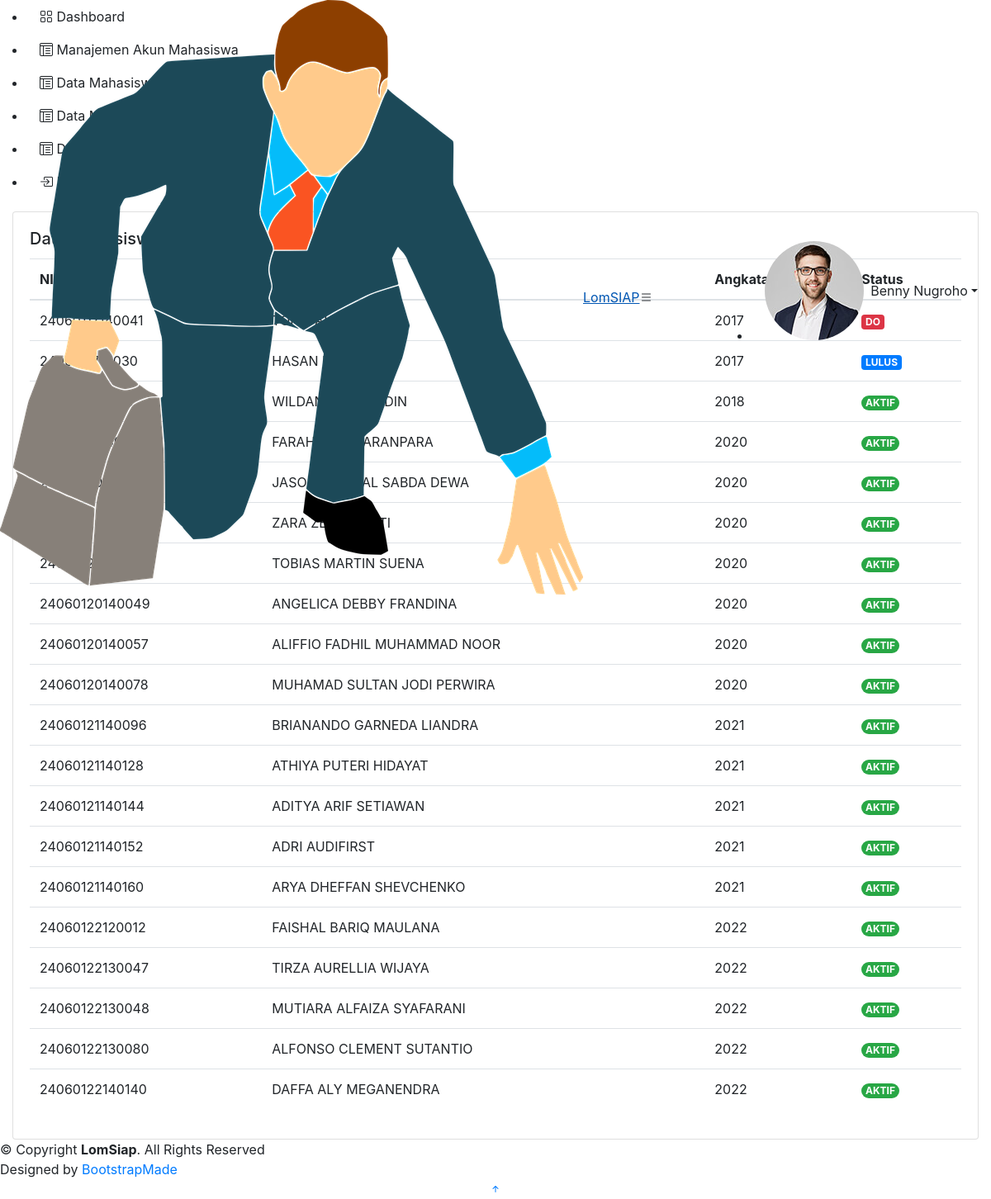
Page /data_mahasiswa.php (signed in) on the committed database.
### tables this page shows
CREATE TABLE `data_mahasiswa` (
  `nim` varchar(15) NOT NULL,
  `foto` varchar(255) NOT NULL,
  `nama` varchar(50) NOT NULL,
  `angkatan` int(11) NOT NULL,
  `status` varchar(20) NOT NULL,
  `alamat` varchar(255) NOT NULL,
  `provinsi` varchar(255) NOT NULL,
  `kota` varchar(255) NOT NULL,
  `phone` varchar(255) NOT NULL,
  `email` varchar(255) NOT NULL,
  `user_id` int(11) DEFAULT NULL
);

### data_mahasiswa.php (the view, shortened to what this page needs)
<?php
  require_once('koneksi.php');
?>
<!DOCTYPE html>
<html lang="en">
<head>
  <link href="assets/vendor/bootstrap/css/bootstrap.min.css" rel="stylesheet">
  <link href="assets/vendor/bootstrap-icons/bootstrap-icons.css" rel="stylesheet">
  <link href="assets/vendor/boxicons/css/boxicons.min.css" rel="stylesheet">
  <link href="assets/vendor/quill/quill.snow.css" rel="stylesheet">
  <link href="assets/vendor/quill/quill.bubble.css" rel="stylesheet">
  <link href="assets/vendor/remixicon/remixicon.css" rel="stylesheet">
  <link href="assets/vendor/simple-datatables/style.css" rel="stylesheet">
  <link href="assets/css/style.css" rel="stylesheet">
  <link rel="stylesheet" href="https://cdn.jsdelivr.net/npm/bootstrap@4.0.0/dist/css/bootstrap.min.css">
</head>
<body>
 <header id="header" class="header fixed-top d-flex align-items-center">
    <div class="d-flex align-items-center justify-content-between">
      <a href="index_admin.php" class="logo d-flex align-items-center">
          <img src="assets/img/lomsiap.png" alt="">
          <span class="d-none d-lg-block">LomSIAP</span>
      </a>
      <i class="bi bi-list toggle-sidebar-btn"></i>
  </div>
    <nav class="header-nav ms-auto">
      <ul class="d-flex align-items-center">
        <li class="nav-item dropdown pe-3">
          <a class="nav-link nav-profile d-flex align-items-center pe-0" href="#" data-bs-toggle="dropdown" aria-expanded="false">
            <img src="assets/img/profile-img.jpg" alt="Profile" class="rounded-circle">
            <span class="d-none d-md-block dropdown-toggle ps-2"><?= $_SESSION['nama_lengkap']?></span>
          </a>
        </li>
      </ul>
    </nav>
  </header>
  <aside id="sidebar" class="sidebar">
    <ul class="sidebar-nav" id="sidebar-nav">
      <li class="nav-item">
        <a class="nav-link collapsed" href="index_admin.php  ">
          <span>Dashboard</span>
        </a>
      </li>
      <li class="nav-item">
                <a class="nav-link collapsed " href="manajemen_akun_mahasiswa.php">
                    <span>Manajemen Akun Mahasiswa</span>
                </a>
            </li>
      <li class="nav-item">
        <a class="nav-link " href="data_mahasiswa.php">
          <span>Data Mahasiswa</span>
        </a>
      </li>
      <li class="nav-item">
        <a class="nav-link collapsed" href="data_mahasiswa_pkl.php">
          <span>Data Mahasiswa PKL</span>
        </a>
      </li>
      <li class="nav-item">
        <a class="nav-link collapsed " href="data_mahasiswa_skripsi.php">
          <span>Data Mahasiswa Skripsi</span>
        </a>
      </li>
      <li class="nav-item">
        <a class="nav-link collapsed" href="logout.php">
          <span>Logout</span>
        </a>
      </li>
    </ul>
  </aside>
  <main id="main" class="main">
              <div class="col-12">
                <div class="card recent-sales overflow-auto">
                  <div class="card-body">
                    <h5 class="card-title">Data Mahasiswa</h5>
                    <table class="table table-borderless datatable">
                      <thead>
                        <tr>
                          <th scope="col">NIM</th>
                          <th scope="col">Nama</th>
                          <th scope="col">Angkatan</th>
                          <th scope="col">Status</th>
                        </tr>
                      </thead>
                      <tbody>
                        <?php
                          $query = "SELECT * FROM data_mahasiswa";
                          $result = $koneksi -> query($query);
                          while ($row = mysqli_fetch_array($result)){
                            echo "<tr>";
                            echo "<td>".$row['nim']."</td>";
                            echo "<td>".$row['nama']."</td>";
                            echo "<td>".$row['angkatan']."</td>";
                            if($row['status'] == "AKTIF"){
                              echo "<td><span class='badge rounded-pill bg-success'>".$row['status']."</span></td>";
                            }
                            if($row['status']=="LULUS"){
                              echo "<td><span class = 'badge badge-primary'>".$row['status']."</span></td>";
                            }
                            if($row['status'] == "DO"){
                              echo "<td><span class = 'badge badge-danger'>".$row['status']."</span></td>";
                            }
                            echo "</tr>";
                          }
                        ?>
                      </tbody>
                    </table>
  </main>
  <footer id="footer" class="footer">
    <div class="copyright">
      © Copyright <strong><span>LomSiap</span></strong>. All Rights Reserved
    </div>
    <div class="credits">
      Designed by <a href="https://bootstrapmade.com/">BootstrapMade</a>
    </div>
  </footer>
  <a href="#" class="back-to-top d-flex align-items-center justify-content-center"><i class="bi bi-arrow-up-short"></i></a>
</body>
</html>

### rows in the picture
data_mahasiswa: angkatan "2017", status "DO"
data_mahasiswa: angkatan "2017", status "LULUS"
data_mahasiswa: angkatan "2018", status "AKTIF"
data_mahasiswa: angkatan "2020", status "AKTIF"
data_mahasiswa: angkatan "2020", status "AKTIF"
data_mahasiswa: angkatan "2020", status "AKTIF"
data_mahasiswa: angkatan "2020", status "AKTIF"
data_mahasiswa: nim "24060120140049", nama "ANGELICA DEBBY FRANDINA", angkatan "2020", status "AKTIF"
data_mahasiswa: nim "24060120140057", nama "ALIFFIO FADHIL MUHAMMAD NOOR", angkatan "2020", status "AKTIF"
data_mahasiswa: nim "24060120140078", nama "MUHAMAD SULTAN JODI PERWIRA", angkatan "2020", status "AKTIF"
data_mahasiswa: nim "24060121140096", nama "BRIANANDO GARNEDA LIANDRA", angkatan "2021", status "AKTIF"
data_mahasiswa: nim "24060121140128", nama "ATHIYA PUTERI HIDAYAT", angkatan "2021", status "AKTIF"
data_mahasiswa: nim "24060121140144", nama "ADITYA ARIF SETIAWAN", angkatan "2021", status "AKTIF"
data_mahasiswa: nim "24060121140152", nama "ADRI AUDIFIRST", angkatan "2021", status "AKTIF"
data_mahasiswa: nim "24060121140160", nama "ARYA DHEFFAN SHEVCHENKO", angkatan "2021", status "AKTIF"
data_mahasiswa: nim "24060122120012", nama "FAISHAL BARIQ MAULANA", angkatan "2022", status "AKTIF"
data_mahasiswa: nim "24060122130047", nama "TIRZA AURELLIA WIJAYA", angkatan "2022", status "AKTIF"
data_mahasiswa: nim "24060122130048", nama "MUTIARA ALFAIZA SYAFARANI", angkatan "2022", status "AKTIF"
data_mahasiswa: nim "24060122130080", nama "ALFONSO CLEMENT SUTANTIO", angkatan "2022", status "AKTIF"
data_mahasiswa: nim "24060122140140", nama "DAFFA ALY MEGANENDRA", angkatan "2022", status "AKTIF"

### other values in the picture
$_SESSION['nama_lengkap'] "Benny Nugroho"
